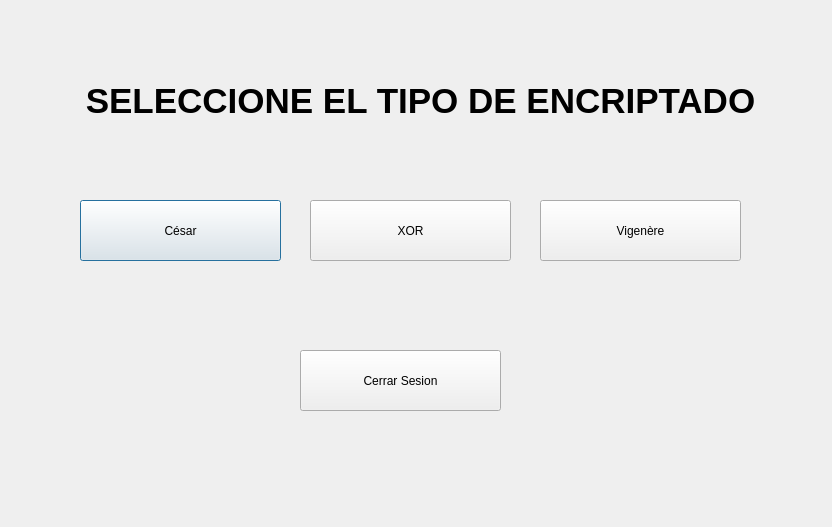
<?xml version="1.0" encoding="UTF-8"?>
<ui version="4.0">
 <class>Dialog</class>
 <widget class="QDialog" name="Dialog">
  <property name="geometry">
   <rect>
    <x>0</x>
    <y>0</y>
    <width>832</width>
    <height>527</height>
   </rect>
  </property>
  <property name="windowTitle">
   <string>Dialog</string>
  </property>
  <widget class="QLabel" name="label">
   <property name="geometry">
    <rect>
     <x>-20</x>
     <y>70</y>
     <width>881</width>
     <height>61</height>
    </rect>
   </property>
   <property name="font">
    <font>
     <pointsize>26</pointsize>
     <bold>true</bold>
    </font>
   </property>
   <property name="text">
    <string>SELECCIONE EL TIPO DE ENCRIPTADO</string>
   </property>
   <property name="alignment">
    <set>Qt::AlignmentFlag::AlignCenter</set>
   </property>
  </widget>
  <widget class="QPushButton" name="cesarBtt">
   <property name="geometry">
    <rect>
     <x>80</x>
     <y>200</y>
     <width>201</width>
     <height>61</height>
    </rect>
   </property>
   <property name="text">
    <string>César</string>
   </property>
  </widget>
  <widget class="QPushButton" name="xorbtt">
   <property name="geometry">
    <rect>
     <x>310</x>
     <y>200</y>
     <width>201</width>
     <height>61</height>
    </rect>
   </property>
   <property name="text">
    <string>XOR</string>
   </property>
  </widget>
  <widget class="QPushButton" name="vigenerebtt">
   <property name="geometry">
    <rect>
     <x>540</x>
     <y>200</y>
     <width>201</width>
     <height>61</height>
    </rect>
   </property>
   <property name="text">
    <string>Vigenère</string>
   </property>
  </widget>
  <widget class="QPushButton" name="logoffBtt">
   <property name="geometry">
    <rect>
     <x>300</x>
     <y>350</y>
     <width>201</width>
     <height>61</height>
    </rect>
   </property>
   <property name="text">
    <string>Cerrar Sesion</string>
   </property>
  </widget>
 </widget>
 <resources/>
 <connections/>
</ui>
